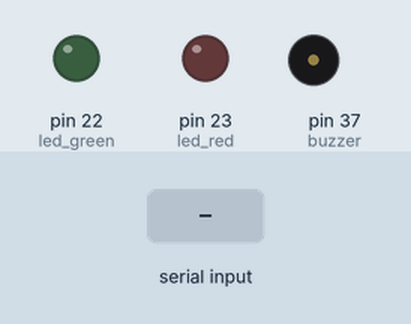
Simulated run of this sketch. Board: Arduino Mega 2560, built with avr-gcc and run on an emulated ATmega2560. On the bench: output pins drawn as LEDs (lit = HIGH), buzzer (waves = sounding). Inputs (shaded band) come from the test bench.

Above: at 1.2 s.
1.3 s: "start_led_green\n" received over Serial
At 2.4 s:
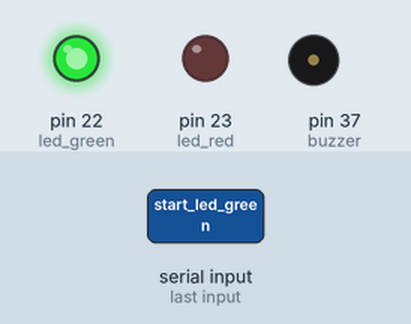
2.8 s: "start_led_red\n" received over Serial
At 3.5 s:
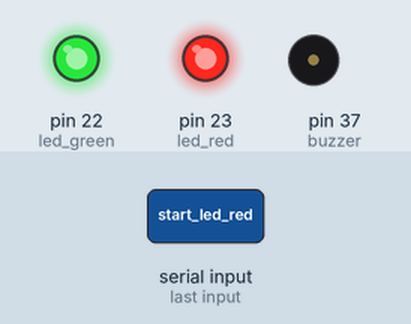
4.3 s: "end_led_green\n" received over Serial
At 4.7 s:
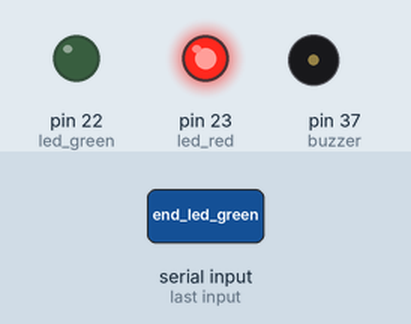
5.8 s: "buzz\n" received over Serial
At 6.6 s:
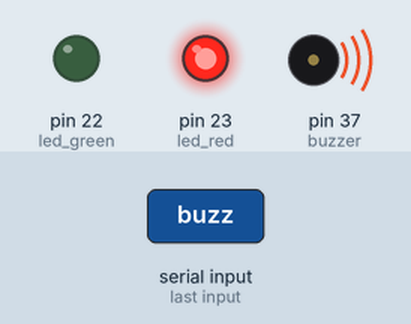
Timing chart, 0 to 8.8 s (numbered marks = the images above; inputs shaded):
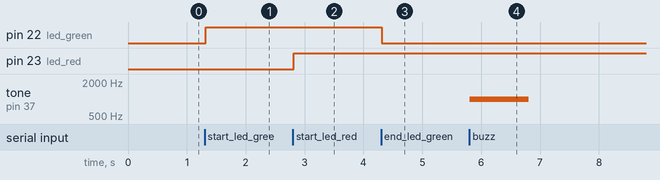

The sketch:

ard_proj.ino
```cpp
int buzzer = 37;
int led_green = 22;
int led_red = 23;


void setup() {
  Serial.begin(9600);
  // put your setup code here, to run once:..
  pinMode(buzzer, OUTPUT);
  pinMode(led_green, OUTPUT);
  pinMode(led_red, OUTPUT);


  digitalWrite(led_green, LOW);
  digitalWrite(led_red, LOW);
}

void loop() {
  // put your main code here, to run repeatedly:
  if(Serial.available()>0)
  {
    String inBytes = Serial.readStringUntil('\n');
    if (inBytes == "start_led_green")digitalWrite(led_green, HIGH);
    if (inBytes == "end_led_green")digitalWrite(led_green, LOW);
    if (inBytes == "start_led_red")digitalWrite(led_red, HIGH);
    if (inBytes == "end_led_red")digitalWrite(led_red, LOW);
    if(inBytes == "buzz"){
      tone(buzzer, 1000);
      delay(1000);
      noTone(buzzer);
      }
    }
  }
```

Measured:
- after the input at 1.3 s, pin 22 (led_green): LOW → HIGH at once
- after the input at 2.8 s, pin 23 (led_red): LOW → HIGH at once
- after the input at 4.3 s, pin 22 (led_green): HIGH → LOW at once
- after the input at 5.8 s, tone on pin 37 (buzzer): silent → 1000 Hz at once, → silent 1.0 s later
